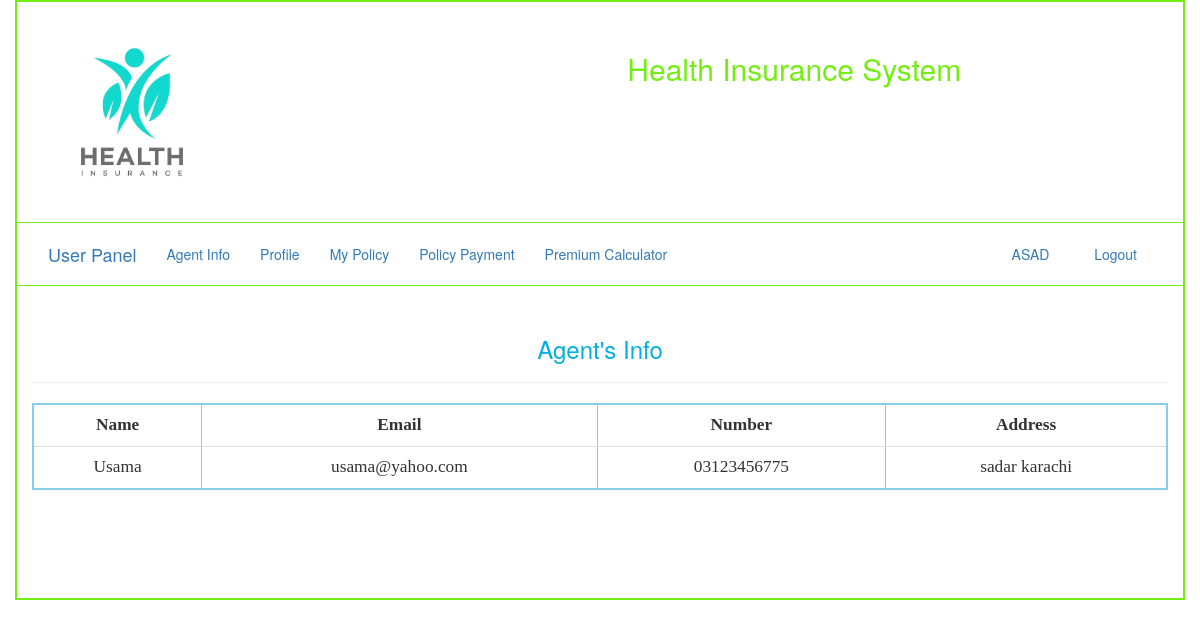
Screenshot of /user_profile/user_agent.php (signed in) with the database file from the repository.
### tables this page shows
CREATE TABLE `registration` (
  `id` int(11) NOT NULL,
  `name` varchar(50) NOT NULL,
  `email` varchar(50) NOT NULL,
  `password` varchar(30) NOT NULL,
  `num` varchar(12) NOT NULL,
  `userType` varchar(30) NOT NULL,
  `manager_name` varchar(50) NOT NULL,
  `agent_name` varchar(30) NOT NULL,
  `address` varchar(60) NOT NULL
);

### user_profile/user_agent.php (the view, shortened to what this page needs)
<?php
include "db.php";
?>
<!DOCTYPE html>
<html>
<head>
<link type="text/css" rel="stylesheet" href="../css/bootstrap.css"/>
</head>
<body>
<div class="container" style="border: 2px solid #73EE13; min-height: 600px">
	<div class="row" style="border-bottom: 1px solid #73EE13">
		<div class="col-sm-4"><a href="../index.php">
			<img src="../images/logo.png" class="img-responsive" height="150px" width="200px"></a>
		</div>
		<div class="col-sm-8" style="  margin-top: 30px; text-align: center ">
			<h2> <font color="#73EE13"> Health Insurance System </font>  </h2>
		</div>
	</div>
	<div class="row" style="border-bottom: 1px solid #73EE13">
		<div class="col-sm-12" style="margin-bottom: -15px; margin-top: 5px; ">
			<nav class="navbar navbar-fluid">
  <div class="container-fluid">
    <div class="navbar-header">
      <a class="navbar-brand" href="user_profile.php">User Panel</a>
    </div>
    <div class="collapse navbar-collapse" id="myNavbar">
      <ul class="nav navbar-nav">
        <li><a href="user_agent.php">Agent Info</a></li>
        <li><a href="profile.php">Profile</a></li>
        <li><a href="my_policy.php">My Policy</a></li>
        <li><a href="policy_payment.php">Policy Payment</a></li>
        <li><a href="../other/calculator.php">Premium Calculator</a></li>
      </ul>
      <ul class="nav navbar-nav navbar-right">
       <?php
	if(isset($_SESSION['name'])){
		?>
	 <li><a href="#"> <?php echo strtoupper($_SESSION['name']); ?></a></li>
      <li><a href="../login/logout.php"><span class="glyphicon glyphicon-log-out"></span> Logout</a></li>
    <?php
}
else{
	echo "<li><a href='login/register.php'><span class='glyphicon glyphicon-user'></span> Sign Up</a></li>";
	echo "      <li><a href='login/login.php'><span class='glyphicon glyphicon-log-in'></span> Login</a></li>";
}
?> </ul>
    </div>
  </div>
</nav>
		</div>
	</div>
<div class="row">
<div class="col-sm-12" style="margin-top: 30px" >
<h3 align="center"><font color="sky blue"> Agent's Info</font></h3><hr>
<div class="table-responsive">
<table class="table table-hover " border="2px solid green" cellspacing="0px" cellpadding="10px" align="center" style="border: 2px solid skyblue; font-family: comic; font-size: 13pt; ">
<tr>
<th> <center> Name </center> </th>
<th> <center>Email </center> </th>
<th> <center>Number </th>
<th> <center>Address </th>
</tr>
<?php
$namee = $_SESSION['name'];
$qwery = "SELECT * from registration where name='$namee'";
$run = mysqli_query($con, $qwery);
while ($row = mysqli_fetch_array($run, MYSQLI_BOTH)) {
$Agent= $row['agent_name'];
}
$qwery = "SELECT * from registration where name='$Agent'";
$run = mysqli_query($con, $qwery);
while ($row = mysqli_fetch_array($run, MYSQLI_BOTH)) {
$name=$row['name'];
$email=$row['email'];
$number=$row['num'];
$address=$row['address'];
echo "<tr>
      <td><center> $name </center></td>
      <td><center> $email </center></td>
      <td><center> $number </center></td>
      <td><center> $address </center></td> ";
}
?>
</div>
</div>
</div>
</div>
</body>
</html>

### rows the page displays
registration: name "Usama", email "usama@yahoo.com", num "03123456775", address "sadar karachi"

### other values shown
$_SESSION['name'] "ASAD"
